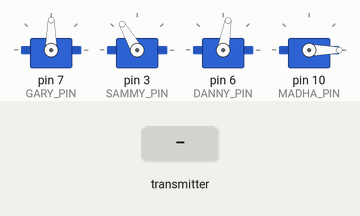
This sketch was run on a simulated Arduino Uno, built with avr-gcc and run on an emulated ATmega328P. Shown: 4 × servo. The inputs (shaded band) are chosen by the test bench. No radio packets arrive unless stated; what the sketch prints to the serial monitor is not drawn.

Above: at 1.2 s.
1.3 s: the transmitter starts sending key = 0
Timing chart, 0 to 4.3 s (numbered marks = the images above; inputs shaded):
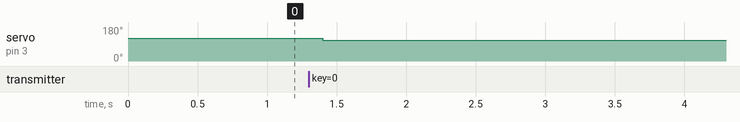

Measured:
- after the input at 1.3 s, servo on pin 3 (SAMMY_PIN): 120° → 110° after 0.10 s

The sketch:

receiver.ino
```cpp
#include <RF24.h>
#include <SPI.h>
#include <Servo.h>
#include <nRF24L01.h>

/*
motors:
 - drive #1: Danny
 - drive #2: Derek
 - mass: Madha

servos:
 - gimbal #1: Gary
 - gimbal #2: Greg
 - steering: Sammy
*/

#define DANNY_MIN 80
#define DANNY_MAX 200
#define DANNY_PIN 6

#define SAMMY_CENTER 120
#define SAMMY_PIN 3

#define GARY_MIN 0
#define GARY_MAX 180
#define GARY_PIN 7

#define MADHA_MIN 0
#define MADHA_MAX 100
#define MADHA_PIN 10

Servo danny, sammy, gary, madha;

int
    steer = SAMMY_CENTER,
    gimbal_1 = (GARY_MIN + GARY_MAX) / 2,
    throttle = 0;  // 0 to 100, and then interpolate for each motor

// if we have received 7 or more keys
// without any w, then we must've let go,
// so start draining the throttle.
// similar with steering
int
    keys_since_last_w = 0,
    keys_since_last_steer = 0;

RF24 radio(9, 8);
const byte address[10] = "ADDRESS01";

void setup() {
    Serial.begin(9600);

    gary.attach(GARY_PIN);
    sammy.attach(SAMMY_PIN);
    danny.attach(DANNY_PIN, 1000, 2000);
    madha.attach(MADHA_PIN, 1000, 2000);
    danny.write(0);
    madha.write(0);

    radio.begin();
    radio.openReadingPipe(0, address);
    radio.setPALevel(RF24_PA_MIN);
    radio.startListening();
    Serial.println("Radio begun!");
}

void loop() {
    // listen for key from transmitter
    if (radio.available()) {
        char key = 0;
        radio.read(&key, sizeof(key));
        Serial.println(key);

        keys_since_last_w++;
        keys_since_last_steer++;

        switch (key) {
            case 'q':
                gimbal_1 -= 10;
                break;

            case 'e':
                gimbal_1 += 10;
                break;

            case 'w':
                throttle += 10;
                keys_since_last_w = 0;
                break;

            case 's':
                throttle -= 10;
                break;

            case 'a':
                steer += 10;
                keys_since_last_steer = 0;
                break;

            case 'd':
                steer -= 10;
                keys_since_last_steer = 0;
                break;

            case 'p':
                for (size_t i = 0; i < MADHA_MAX; i++) {
                    madha.write(i);
                    delay(5);
                }
                break;

            case 'o':
                madha.write(0);
                break;
        }
    }

    gimbal_1 = clamp(gimbal_1, GARY_MIN, GARY_MAX);

    if (keys_since_last_w >= 5 && throttle >= 0)
        throttle -= 10;

    if (keys_since_last_steer >= 3) {
        // fix spazzing from increments
        if (abs(steer - SAMMY_CENTER) <= 20)
            steer = SAMMY_CENTER;
        // move steer towards the middle
        if (steer < SAMMY_CENTER)
            steer += 10;
        else
            steer -= 10;
    }

    throttle = clamp(throttle, 0, 100);

    sammy.write(steer);
    danny.write(map(throttle, 0, 100, DANNY_MIN, DANNY_MAX));
    gary.write(gimbal_1);
}

int clamp(int value, int low, int high) {
    return max(low, min(value, high));
}
```
